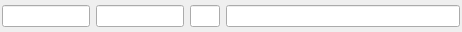
<ui version="4.0" >
 <class>BLBancoEditBase</class>
 <widget class="QWidget" name="BLBancoEditBase" >
  <property name="geometry" >
   <rect>
    <x>0</x>
    <y>0</y>
    <width>462</width>
    <height>32</height>
   </rect>
  </property>
  <property name="windowTitle" >
   <string>Form</string>
  </property>
  <layout class="QHBoxLayout" name="horizontalLayout" >
   <property name="margin" >
    <number>2</number>
   </property>
   <item>
    <widget class="QLineEdit" name="m_entidad" >
     <property name="sizePolicy" >
      <sizepolicy vsizetype="Fixed" hsizetype="Fixed" >
       <horstretch>0</horstretch>
       <verstretch>0</verstretch>
      </sizepolicy>
     </property>
     <property name="maximumSize" >
      <size>
       <width>88</width>
       <height>16777215</height>
      </size>
     </property>
     <property name="maxLength" >
      <number>4</number>
     </property>
    </widget>
   </item>
   <item>
    <widget class="QLineEdit" name="m_oficina" >
     <property name="sizePolicy" >
      <sizepolicy vsizetype="Fixed" hsizetype="Fixed" >
       <horstretch>0</horstretch>
       <verstretch>0</verstretch>
      </sizepolicy>
     </property>
     <property name="maximumSize" >
      <size>
       <width>88</width>
       <height>16777215</height>
      </size>
     </property>
     <property name="maxLength" >
      <number>4</number>
     </property>
    </widget>
   </item>
   <item>
    <widget class="QLineEdit" name="m_dc" >
     <property name="sizePolicy" >
      <sizepolicy vsizetype="Fixed" hsizetype="Fixed" >
       <horstretch>0</horstretch>
       <verstretch>0</verstretch>
      </sizepolicy>
     </property>
     <property name="maximumSize" >
      <size>
       <width>30</width>
       <height>16777215</height>
      </size>
     </property>
     <property name="maxLength" >
      <number>2</number>
     </property>
    </widget>
   </item>
   <item>
    <widget class="QLineEdit" name="m_cuenta" >
     <property name="sizePolicy" >
      <sizepolicy vsizetype="Fixed" hsizetype="Expanding" >
       <horstretch>0</horstretch>
       <verstretch>0</verstretch>
      </sizepolicy>
     </property>
     <property name="maxLength" >
      <number>10</number>
     </property>
    </widget>
   </item>
  </layout>
 </widget>
 <resources/>
 <connections/>
</ui>
